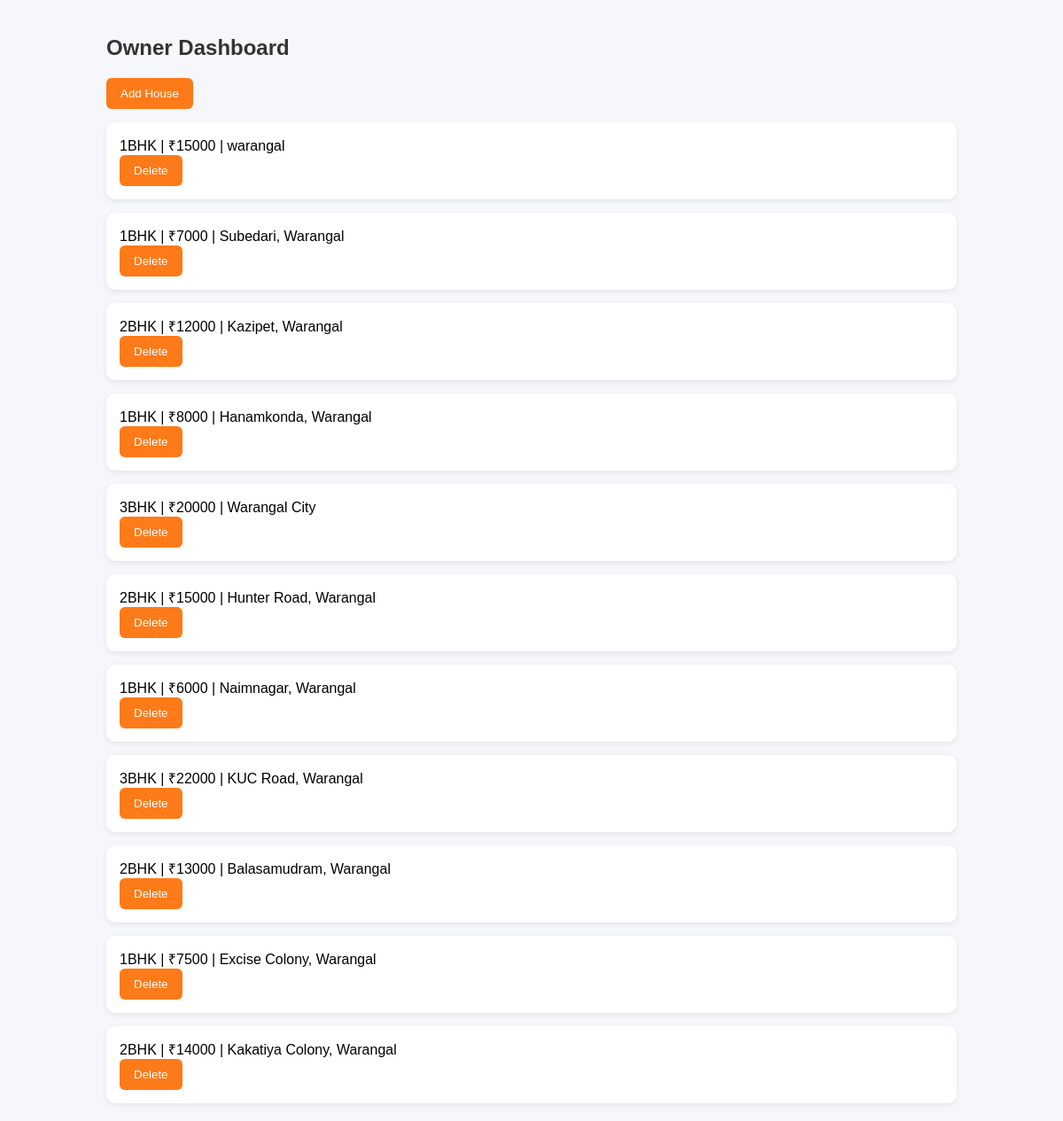
/owner_dashboard (signed in), run on the app's committed database.
### tables this page shows
CREATE TABLE houses(
        id INTEGER PRIMARY KEY AUTOINCREMENT,
        type TEXT,
        price INTEGER,
        owner TEXT,
        phone TEXT,
        address TEXT,
        latitude REAL,
        longitude REAL
    );

### app.py (the view)
@app.route("/owner_dashboard")
def owner_dashboard():
    if "user" not in session or session["role"] != "owner":
        return redirect("/login")
    conn = sqlite3.connect("database.db")
    cur = conn.cursor()
    cur.execute("SELECT * FROM houses")
    houses = cur.fetchall()
    conn.close()
    return render_template("dashboard.html", houses=houses)

### templates/dashboard.html
<!DOCTYPE html>
<html>
<head>
<link rel="stylesheet" href="/static/style.css">
</head>
<body>
<div class="container">
<h2>Owner Dashboard</h2>
<a href="/add_house"><button>Add House</button></a>
{% for h in houses %}
<div class="house">
{{h[1]}} | ₹{{h[2]}} | {{h[5]}}
<br>
<a href="/delete/{{h[0]}}">
<button>Delete</button>
</a>
</div>
{% endfor %}
</div>
</body>
</html>

### static/style.css (style rules this page uses)
body { font-family:Arial, sans-serif; background:#f5f7fa; margin:0; padding:0; }
.container { width:80%; margin:auto; padding:20px; }
h2 { color:#333; }
button { padding:10px 16px; background:#ff7a18; color:white; border:none; border-radius:6px; cursor:pointer; }
.house { background:white; border-radius:10px; padding:15px; margin-top:15px; box-shadow:0 2px 6px rgba(0,0,0,0.08); }

### data on the page
houses: type "1BHK", price "15000", address "warangal"
houses: type "1BHK", price "7000", address "Subedari, Warangal"
houses: type "2BHK", price "12000", address "Kazipet, Warangal"
houses: type "1BHK", price "8000", address "Hanamkonda, Warangal"
houses: type "3BHK", price "20000", address "Warangal City"
houses: type "2BHK", price "15000", address "Hunter Road, Warangal"
houses: type "1BHK", price "6000", address "Naimnagar, Warangal"
houses: type "3BHK", price "22000", address "KUC Road, Warangal"
houses: type "2BHK", price "13000", address "Balasamudram, Warangal"
houses: type "1BHK", price "7500", address "Excise Colony, Warangal"
houses: type "2BHK", price "14000", address "Kakatiya Colony, Warangal"
